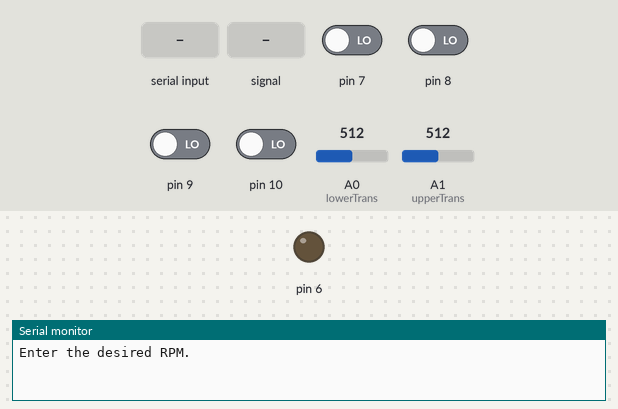
A sketch run on a simulated Arduino Uno, built with avr-gcc and run on an emulated ATmega328P. Parts: output pins drawn as LEDs (lit = HIGH), the last lines printed to the serial monitor. Inputs (shaded band) come from the test bench; at power-on: pin 7–10 LOW, A0 (lowerTrans) = 512, A1 (upperTrans) = 512.

Above: at 0.9 s.
1.0 s: "90,45\n" received over Serial
At 2.6 s:
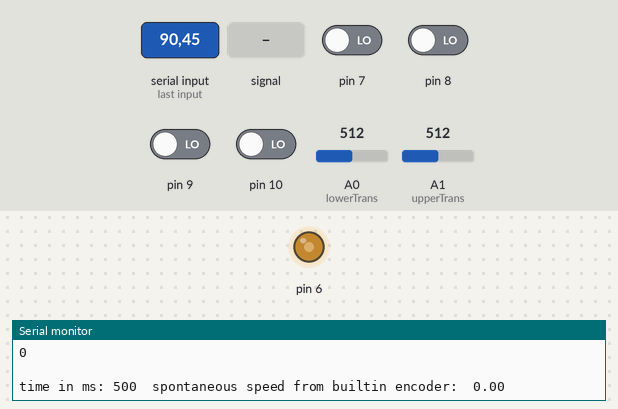
At 3.7 s:
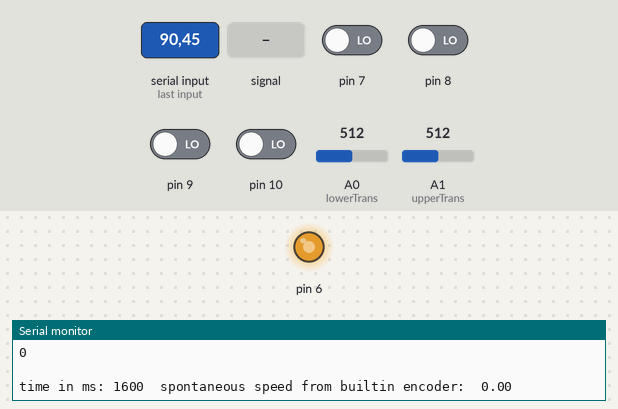
4.0 s: pin 7 driven HIGH
At 5.8 s:
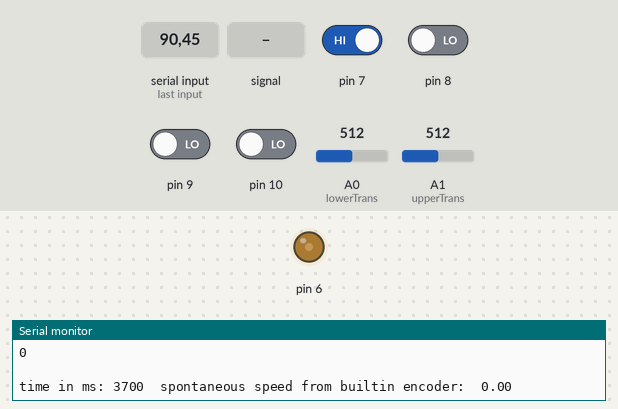
7.0 s: A0 (lowerTrans) set to 240
At 8.5 s:
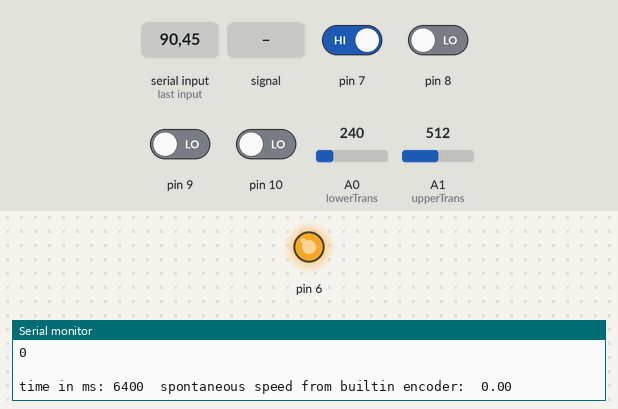
10.0 s: pin 8 driven HIGH
13.0 s: A0 (lowerTrans) fed a 200 Hz sine of ±81 counts around its level
16.0 s: pin 9 driven HIGH
Timing chart, 0 to 18.7 s (numbered marks = the images above; inputs shaded):
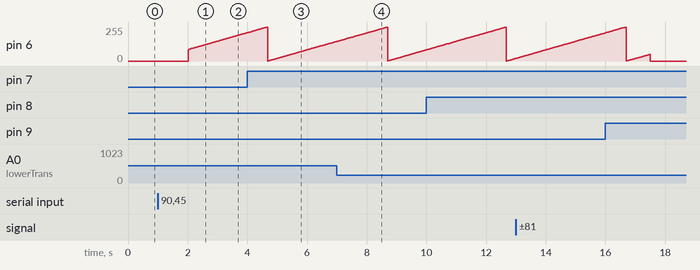

Measured:
- after the input at 1.0 s, pin 6: moves from 0/255 to 212/255 over 2.0 s, starting after 1.0 s

The sketch:

BaseCodeOne-Quadrature.ino
```cpp
int b = 0;  //reading the time for main loop to be run for 15s
int c = 0;  //memory for the time in mainloop

float s = 0;  //built-in encoder counts
float s_2;    //built-in encoder counts for RPM calculation for PI controler

float rpmm;  //rpm obtained each 5s from built-in encoder

int s1 = 0;          //built-in encoder chanel one outpot
int s2 = 0;          //built-in encoder chanel two outpot
int r = 0;           //repetition indicator for reading counts of bult-in encoder
int s2m = 0;         //memory of built-in encoder chanel two outpot
int directionm = 0;  //indicator for direction read by built-in encoder
int dirm;            //indicator for direction read by built-in encode
int RPM;             //Commanded RPM

int exitt = 0;  //mainloop exit condition

float ctrl;      //PI controller outpot
float kp = .4;   //proportional gain of PI controller
float ki = .01;  //integral gain of PI controller
float eri;       //integral of error of PI controller

int repc = 1;    //repetition condition of PI controller
int t0;          //memory of time for the Purpose of displaying the results
int repeat = 0;  //repeat indicator to only let the memory of time for the Purpose of displaying the results be updated once

// Defined New variables
// Pins for readings
#define lowerTrans A0
#define upperTrans A1
// Variables for detection
#define countsPerRotation 16
#define HighThreshold 350
#define LowThreshold 250
volatile int encoderCount = 0;
volatile int flipflop = 0;
volatile int InnerM = 0;
volatile int OuterM = 0;
volatile int DirectionM = 0;


void setup() {
  // put your setup code here, to run on
  Serial.begin(250000);  //Baud rate of communication
  pinMode(lowerTrans, INPUT);
  pinMode(upperTrans, INPUT);

  Serial.println("Enter the desired RPM.");

  while (Serial.available() == 0) {
    //Wait for user input
  }

  RPM = Serial.readString().toFloat();  //Reading the Input string from Serial port.

  if (RPM < 0) {
    analogWrite(3, 255);  //changing the direction of motor's rotation
  }
  RPM = abs(RPM);
}

void loop() {


  b = millis();  //reading time
  c = b;         //storing the current time


  while ((b >= c) && (b <= (c + 15500)) && exitt == 0)  //let the main loop to be run for 15s
  {

    if (b % 13 == 0 && repc == 1)  //PI controller
    {
      eri = ki * (RPM - rpmm) + eri;
      ctrl = 50 + kp * (RPM - rpmm) + eri;
      analogWrite(6, ctrl);
      repc = 0;
    }
    if (b % 13 == 1) {
      repc = 1;
    }


    s1 = digitalRead(7);  //reading Chanel 1 of builtin encoder
    s2 = digitalRead(8);  //reading Chanel 2 of builtin encoder

    countup(A0); // Polling Designed encoder
    // Check Rotation Direction
    if(b < 5000){
      RotationDirection(A0,A1);
    }

    if (s1 != s2 && r == 0) {
      s = s + 1;      //counters for rpm that displyed every 5s
      s_2 = s_2 + 1;  //counters for rpm that used in PI contoller
      r = 1;          // this indicator wont let this condition, (s1 != s2), to be counted until the next condition, (s1 == s2), happens
    }

    if (s1 == s2 && r == 1) {
      s = s + 1;      //counters for rpm that displyed every 5s
      s_2 = s_2 + 1;  //counters for rpm that used in PI contoller
      r = 0;          // this indicator wont let this condition, (sm1 == sm2), to be counted until the next condition, (sm1 != sm2), happens
    }


    b = millis();  //updating time
    if (b % 100 <= 1 && repeat == 0) {
      t0 = b;  //storing the current time once
      repeat = 1;
    }


    if (b % 100 == 0) {
      Serial.println("Pins:");
      Serial.println(digitalRead(9));
      Serial.println(digitalRead(10));
      Serial.println(' ');
      Serial.print("time in ms: ");
      Serial.print(b - t0);

      Serial.print("  spontaneous speed from builtin encoder:  ");
      rpmm = (s_2 / (2 * 114)) * 600;  //formulation for rpm in each 100ms for PI controller
      Serial.println(rpmm);
      s_2 = 0;  //reseting the counters of PI controller rpm meter


      if ((b - t0) % 5000 == 0) {
        Serial.println();
        Serial.print("RPM from builtin encoder: ");
        Serial.println((s / (228)) * 12);  //formula for rpm in each 5s

        Serial.print("RPM from optical quadrature encoder: ");
        Serial.println(countsToRPM(b,t0)); // Printing Designed RPM

        Serial.print("Error: ");
        Serial.println(countsToRPM(b, t0) - (s / (228)) * 12); // Printing Error between designed and in-built

        Serial.print("direction read by motor's sensor: ");
        if (dirm == 0) {
          Serial.print("CW");
        } else {
          Serial.print("CCW");
        }
        Serial.print("  ,   ");

        Serial.print("direction read by sensor:  ");
       if (DirectionM < 0) {
          Serial.print("CW");
        } else {
          Serial.print("CCW");
        }
        Serial.print("  ,   ");

        s = 0;
        directionm = 0;
      }
      delay(1);
    }


    if ((s1 == HIGH) && (s2 == HIGH) && (s2m == LOW))  //reading the direction of motor by cheaking which chanel follows which
    {
      directionm = directionm + 1;
    }

    if ((s1 == LOW) && (s2 == LOW) && (s2m == HIGH)) {
      directionm = directionm + 1;
    }


    s2m = s2;  //memory of the previous builtin encoder chanel 2


    if (directionm > 100) {
      dirm = 0;
    }
    if (directionm < 20) {
      dirm = 1;
    }


    b = millis();  //updating time
  }
  analogWrite(6, 0);  //turning off the motor
  exitt = 1;          //changing the exit condition to prevent the motor to run after 15s
}

void countup(int pin){
  // countup on any change of Black or White
  // Check for Black signal
  if(analogRead(pin) > HighThreshold && flipflop == 0) {
    encoderCount++;
    flipflop++;
  }
  // Check for White signal
  if (analogRead(pin) < LowThreshold && flipflop == 1) {
    encoderCount++;
    flipflop--;
  }
}

void RotationDirection(int OuterRing , int InnerRing){
  //reading the direction of motor by cheaking which chanel follows which:
    // CCW  Detection
   if ((analogRead(OuterRing) >= HighThreshold) && (analogRead(InnerRing) >= HighThreshold) && (OuterM >= HighThreshold)) {
      DirectionM++;
    }

    // CW detection
    if ((analogRead(OuterRing) >= HighThreshold) && (analogRead(InnerRing) >= HighThreshold) && (InnerM <= HighThreshold)) {
      DirectionM--;
    }

    // Store previous readings
    InnerM = analogRead(InnerRing);
    OuterM = analogRead(OuterRing);

}


float countsToRPM(int b, int t0) {
  // Work out total rotations
  float rotations = (float) encoderCount / countsPerRotation;
  // Calculate time averaged RPM
  float RPM = (rotations / (b - t0)) * 60 * 1000;
  return RPM;
}
```
